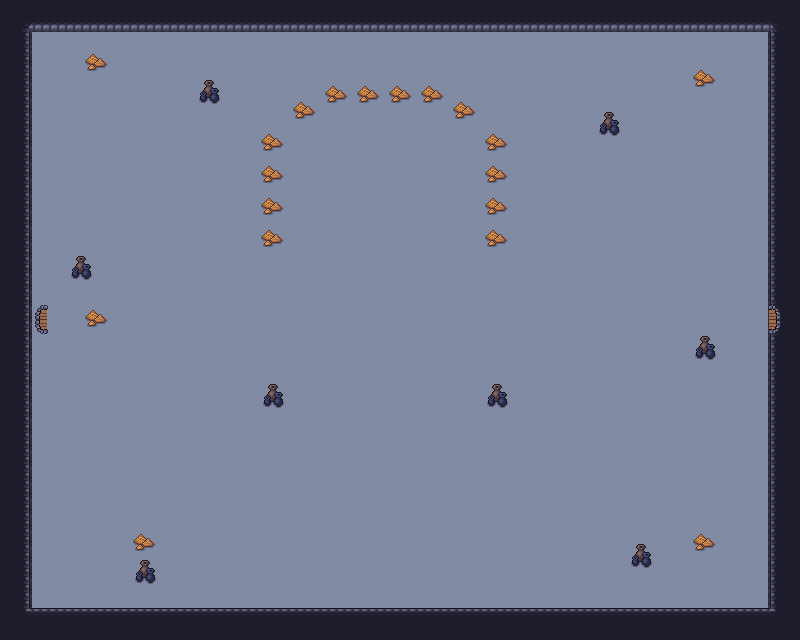

The image is a tile-based game level rendered from a .tmx file. Its description and source (layers, tilesets, objects; grid data summarised) follow:
An orthogonal 50x40 tile map with 16x16 px tiles, 5 tile layers (Fondo, Suelo, Decoracion, Paredes, ...), 6 tilesets and 8 objects.

<map version="1.10" tiledversion="1.11.2" orientation="orthogonal" renderorder="right-down" width="50" height="40" tilewidth="16" tileheight="16" infinite="0" nextlayerid="16" nextobjectid="9">
 <tileset firstgid="1" source="../tilesets/Paredes2.tsx" />
 <tileset firstgid="494" source="../tilesets/diablo.tsx" />
 <tileset firstgid="495" source="../tilesets/player.tsx" />
 <tileset firstgid="496" source="../tilesets/corazon.tsx" />
 <tileset firstgid="497" source="../tilesets/Objetos.tsx" />
 <tileset firstgid="713" source="../tilesets/puertas.tsx" />
 <group id="2" name="Room">
  <layer id="1" name="Fondo" width="50" height="40">
   <data>[2000 cells, 2000 non-empty, 1 distinct tile ids]</data>
  </layer>
  <layer id="3" name="Suelo" width="50" height="40">
   <data>[2000 cells, 1824 non-empty, 1 distinct tile ids]</data>
  </layer>
  <layer id="11" name="Decoracion" width="50" height="40">
   <data>[2000 cells, 108 non-empty, 8 distinct tile ids]</data>
  </layer>
  <layer id="4" name="Paredes" width="50" height="40">
   <data>[2000 cells, 168 non-empty, 9 distinct tile ids]</data>
  </layer>
  <layer id="15" name="Puertas" width="50" height="40">
   <data>[2000 cells, 2 non-empty, 2 distinct tile ids]</data>
  </layer>
  <objectgroup id="10" name="Entities">
   <object id="1" gid="494" x="286" y="259" width="200" height="200" />
  </objectgroup>
  <objectgroup id="6" name="Objects" />
  <objectgroup id="7" name="Heart">
   <object id="3" gid="496" x="48" y="592" width="18" height="18" />
   <object id="4" gid="496" x="736" y="592" width="18" height="18" />
   <object id="5" gid="496" x="736" y="64" width="18" height="18" />
   <object id="6" gid="496" x="48" y="64" width="18" height="18" />
   <object id="7" gid="496" x="192" y="320" width="18" height="18" />
   <object id="8" gid="496" x="592" y="320" width="18" height="18" />
  </objectgroup>
  <objectgroup id="9" name="Player">
   <object id="2" gid="495" x="349" y="616" width="64" height="64" />
  </objectgroup>
 </group>
</map>
